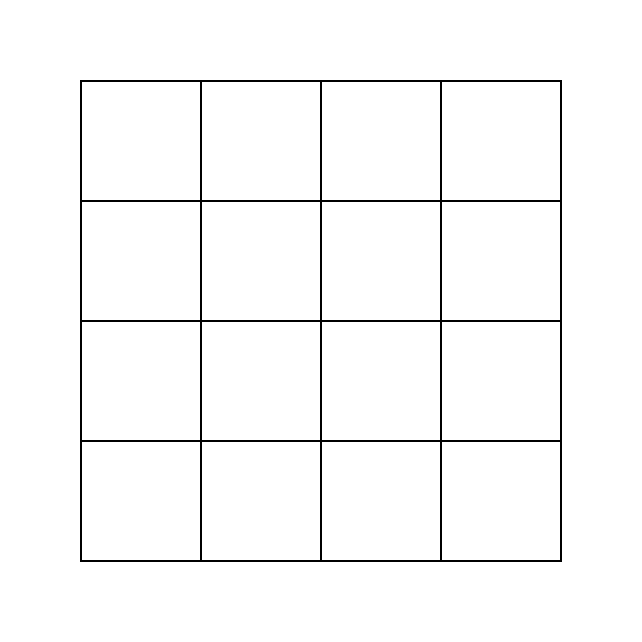
#> input picture barcodes/view.png, 642 x 642 px
$ python transform.py
#> lines starting #> are read from the running program, lines starting #| are printed output that depends on the picture; after the words box and inside, x2 and y2 are one past the last pixel; in counts of white or black regions, pixels touching at a corner belong together
import numpy as np
import cv2

img = cv2.imread("view.png")
#> img is the input picture: shape (642, 642, 3); 97.7% white; black in thin lines or dots, all inside (x1, y1, x2, y2) = (80, 80, 562, 562)
rows, cols, ch = img.shape
#> rows = 642; cols = 642; ch = 3

pts1 = np.float32([[300,321],[342,321],[50,200]])
pts2 = np.float32([[300,319],[342,323],[180,200]])

M = cv2.getAffineTransform(pts1,pts2)
dst = cv2.warpAffine(img,M,(cols,rows))
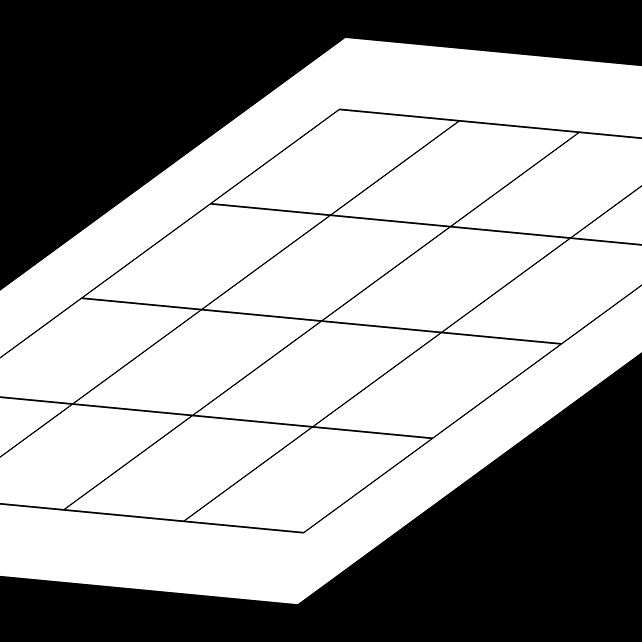
#> dst: shape (642, 642, 3); min 0, max 255, mean 161.5


cv2.imshow("img", img)
cv2.imshow("dst", dst)
cv2.waitKey(0)

pts1 = np.float32([[0,0], [0, 641], [641, 641], [641, 0]])
pts2 = np.float32([[100,150], [100, 491], [541, 691], [541, -50]])
M = cv2.getPerspectiveTransform(pts1,pts2)
pers = cv2.warpPerspective(img,M,(cols,rows))
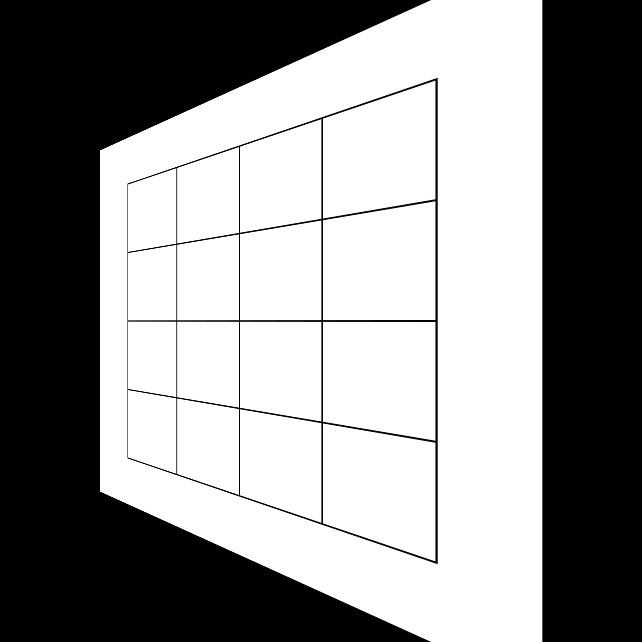
#> pers: shape (642, 642, 3); min 0, max 255, mean 141.8

cv2.imshow("img", img)
cv2.imshow("pers", pers)
cv2.waitKey(0)

$ run again, with barcodes/affine.png copied over barcodes/view.png
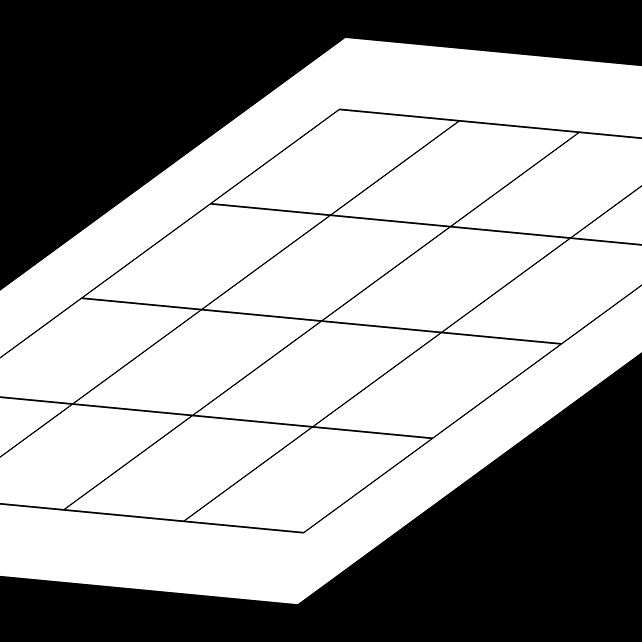
#> input picture barcodes/affine.png, 642 x 642 px
#> img is the input picture: shape (642, 642, 3); min 0, max 255, mean 161.5
#> `dst = cv2.warpAffine(img,M,(cols,rows))`:
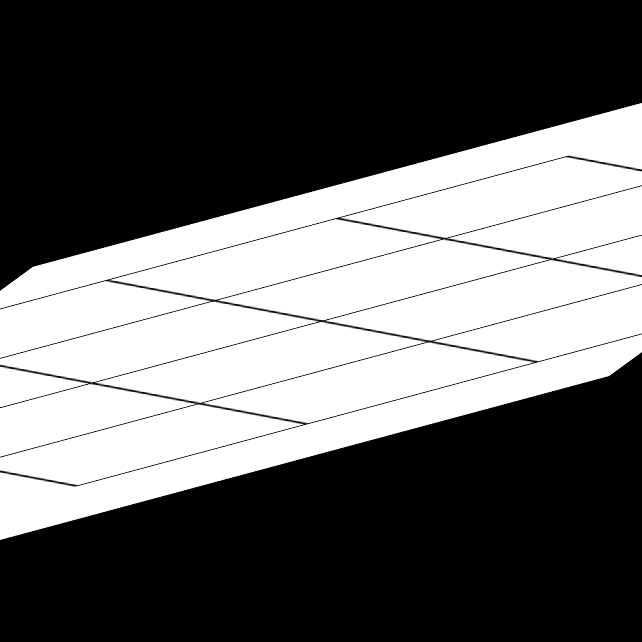
#> dst: shape (642, 642, 3); min 0, max 255, mean 101.8
#> `pers = cv2.warpPerspective(img,M,(cols,rows))`:
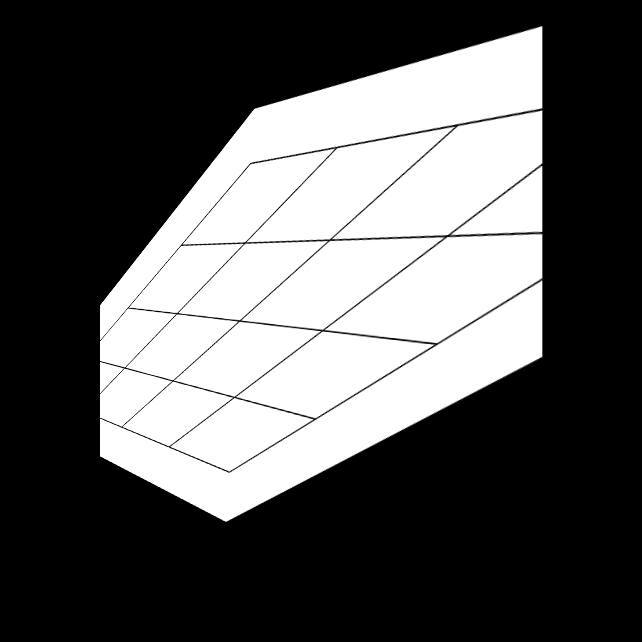
#> pers: shape (642, 642, 3); min 0, max 255, mean 90
